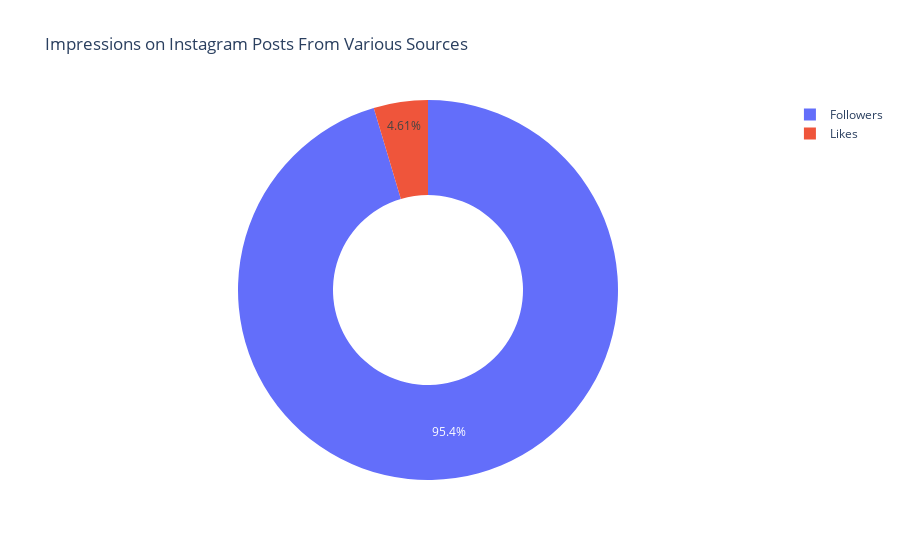

This figure's notebook cell:
### Code cell
followers = df["Followers"].sum()
likes = df["Likes"].sum()

labels = ['Followers', 'Likes']
values = [followers, likes]

fig = px.pie(df, values=values, names=labels,
             title='Impressions on Instagram Posts From Various Sources', hole=0.5)
fig.show()

### Figure 1 — Plotly figure (JSON) as saved in the notebook; plotly's stock layout.template omitted (floating-point values rounded to 4 significant figures)
{"data": [{"domain": {"x": [0, 1], "y": [0, 1]}, "hole": 0.5, "hovertemplate": "label=%{label}<br>value=%{value}<extra></extra>", "labels": ["Followers", "Likes"], "legendgroup": "", "name": "", "showlegend": true, "type": "pie", "values": [96196, 4648]}], "layout": {"legend": {"tracegroupgap": 0}, "title": {"text": "Impressions on Instagram Posts From Various Sources"}}}
